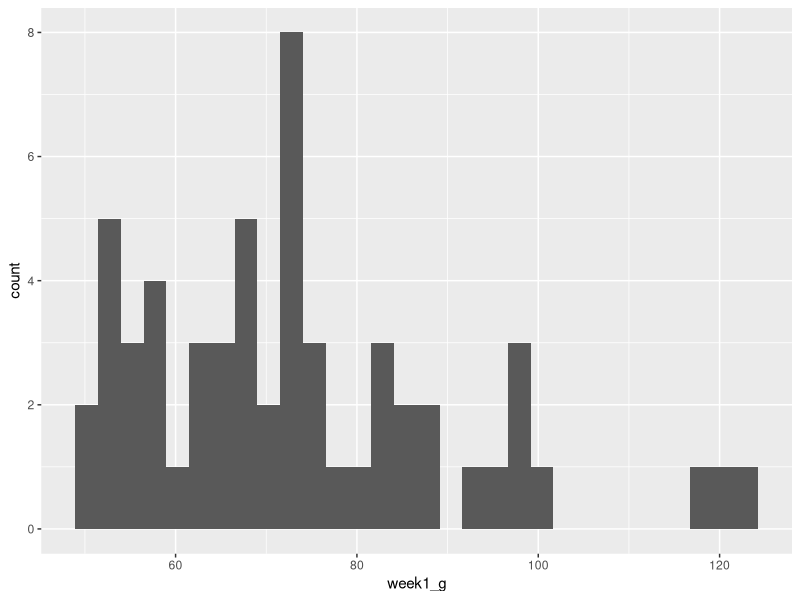
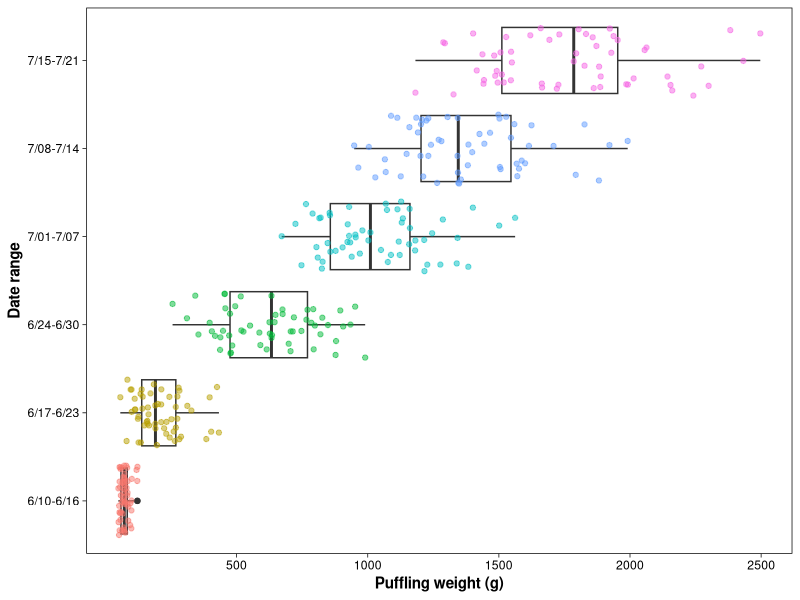
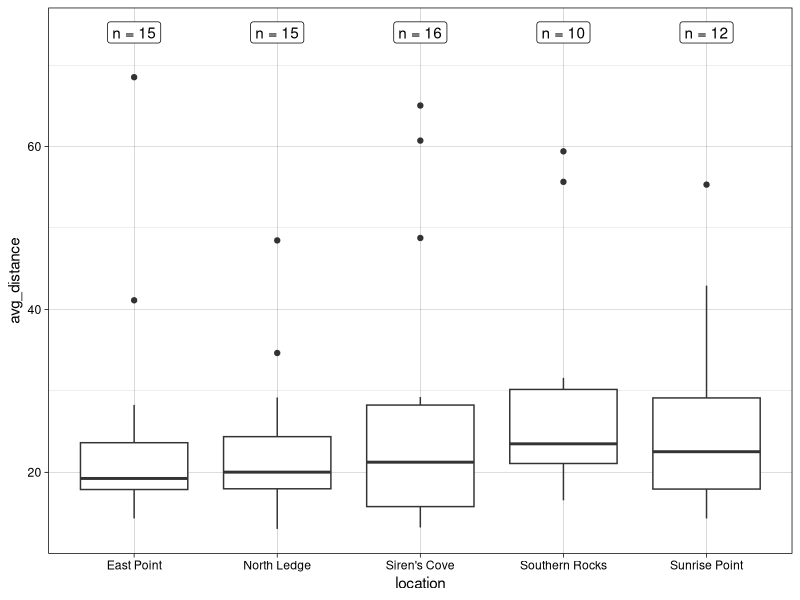
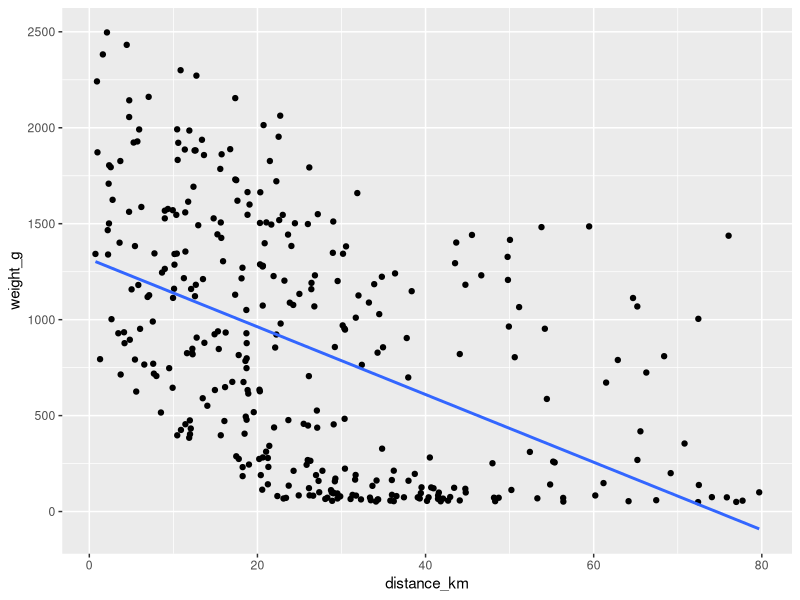
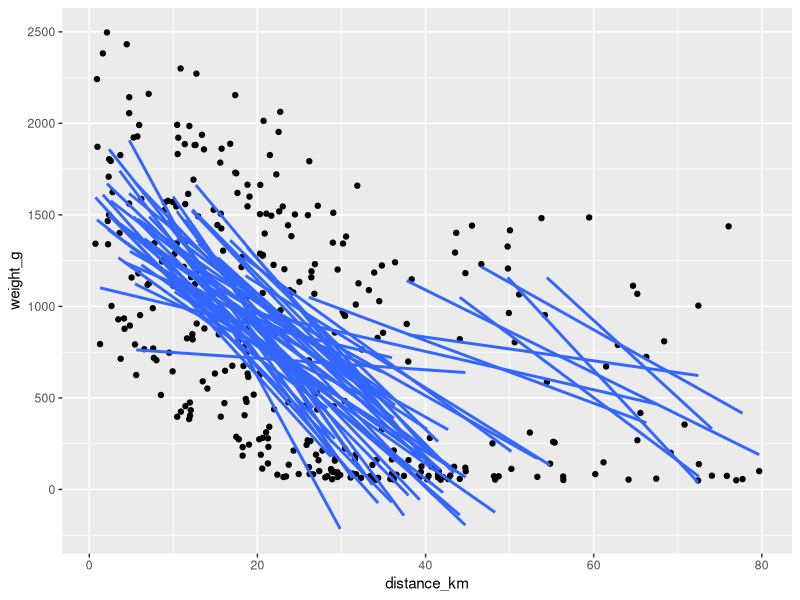
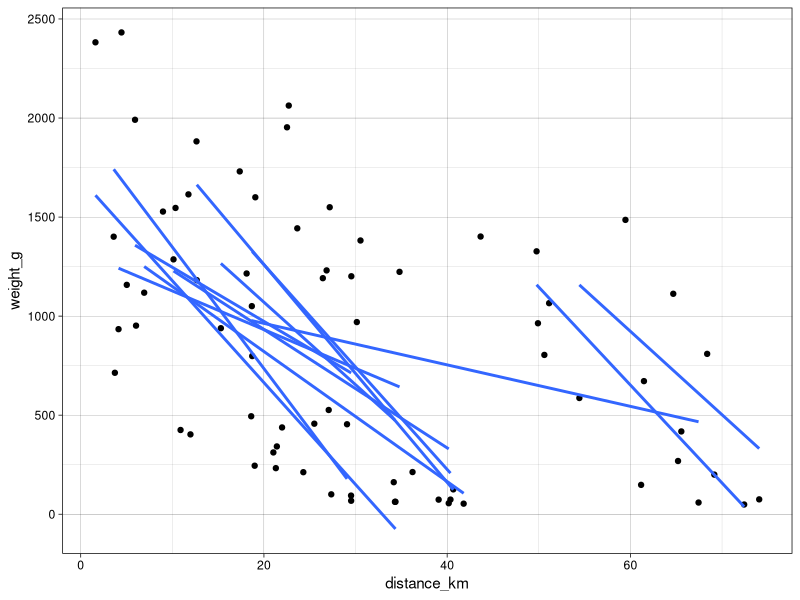
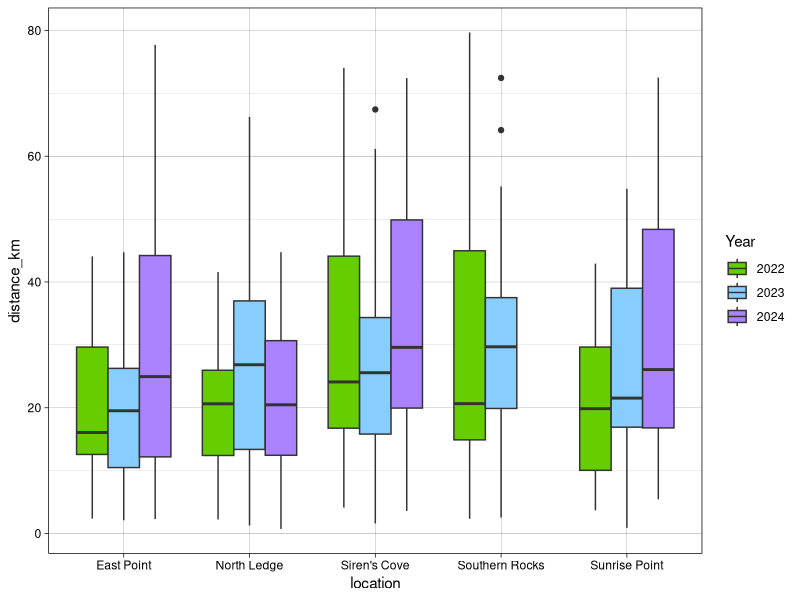
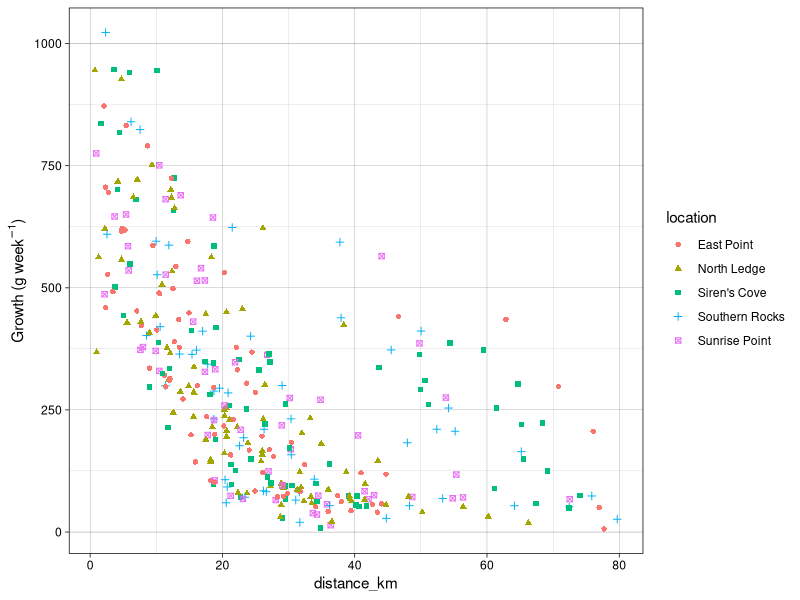

Write R code to recreate these figures, in order. (Note: this script raises an error after producing the figures.)
## ---- chunk 1
# install.packages("tidyverse")

library(tidyverse) # this includes ggplot2, dplyr, tidyr, stringr, and more!
library(glue)
## ---- chunk 2
setwd("~/Desktop/Repos/2024-afo.sco.wos-tidyverse-workshop")

pufflings <- read_csv("data/puffling_weights.csv")
puffins <- read_csv("data/Fratercula_foraging.csv")
dates <- read_csv("data/Fratercula_sampling_dates.csv")
## ---- chunk 3
# a very basic visual
ggplot() +
  geom_histogram(data = pufflings, aes(x = week1_g))

pufflings <- pufflings %>%
  
  # "tidy" data by splitting each data point into its own row
  pivot_longer(cols = starts_with("week"),
               names_to = "week",
               values_to = "weight_g") %>%
  
  # intro to regular expressions: extract just the number out of each "weekX" label
  mutate(week = str_extract(week, "[0-9]"))

weeks <- dates %>%
  
  # "tidy" date data to prepare for further transformation
  pivot_longer(cols = everything(),
               names_to = "week",
               names_prefix = "week",   # this removes the specified prefix from each column name
               values_to = "date") %>%
  
  # output the first and last day in each week bracket
  group_by(week) %>%
  summarise(start = min(date),
            end = max(date)) %>%
  
  # create a new column from the above data
  mutate(label = glue("{start}-{end}")) # this is equivalent to `mutate(label = paste0(start, "-", end))`

# remove the leading zeros from the dates for ease of human-readability
weeks$label <- str_remove_all(weeks$label, "^0|(?<=-)0")

# create a more well-developed plot
ggplot(pufflings, aes(x = week, y = weight_g)) +
  # add a boxplot layer
  geom_boxplot() +
  
  # using the same data, layer points on top of boxplots & set the color variable to `week`
  # (this is more an aesthetic choice rather than particularly meaningful)
  geom_jitter(aes(col = week), alpha = 0.5) +
  
  # change the x-axis labels to those developed above
  scale_x_discrete(labels = weeks$label) +
  
  # change the y-axis scale
  scale_y_continuous(breaks = seq(500, 2500, by = 500)) +
  
  # change the axis labels
  labs(x = "Date range", y = "Puffling weight (g)") +
  
  # rotate the plot
  coord_flip() +
  
  # change the theme
  theme_linedraw() +
  #theme_classic() +
  
  # customize particular aspects of the theme: remove the background grid and the (redundant) legend
  theme(panel.grid = element_blank(),
        axis.title = element_text(face = "bold"),
        legend.position = "none")

ggsave("figures/puffling_growth.png", width = 6, height = 8, units = "in", dpi = 600)
## ---- chunk 4
# average each adult's foraging distances across all six weeks
puffin_avgs <- puffins %>%
  rowwise() %>%
  summarise(nest = nest,
            location = location,
            avg_distance = mean(c_across(starts_with("week"))))

sample_sizes <- puffin_avgs %>%
  group_by(location) %>%
  summarise(number = n())

ggplot(puffin_avgs, aes(x = location, y = avg_distance)) +
  geom_boxplot() +
  # geom_text(data = sample_sizes, aes(label = paste("n =", number),
  #                                    x = location,
  #                                    y = round(max(puffin_avgs$avg_distance, na.rm = TRUE)) + 5)) +
  geom_label(data = sample_sizes, aes(label = paste("n =", number),
                                     x = location,
                                     y = round(max(puffin_avgs$avg_distance, na.rm = TRUE)) + 5)) +
  theme_linedraw()
## ---- chunk 5
# tidy adult puffin data
puffins <- pivot_longer(puffins,
                        cols = starts_with("week"),
                        names_to = "week",
                        values_to = "distance_km") %>%
  
  # extract digits from character strings
  mutate(week = str_extract(week, "[0-9]"))

# merge adult and puffling data frames by common variables
puffins_combined1 <- left_join(puffins, pufflings, join_by(nest == chick, location, week))

puffins_combined2 <- left_join(pufflings, puffins, join_by(chick == nest, location, week))

puffins_combined <- right_join(puffins, pufflings, join_by(nest == chick, location, week))

# visualize newly merged data
ggplot(puffins_combined, aes(x = distance_km, y = weight_g)) +
  geom_point() +
  
  # add a linear regression line
  geom_smooth(method = "lm", se = FALSE)

# plot the same thing but creating separate trend lines for each nest
ggplot(puffins_combined, aes(x = distance_km, y = weight_g, group = nest)) +
  geom_point() +
  geom_smooth(method = "lm", se = FALSE)

puffins_combined %>%
  filter(location == "Siren's Cove") %>%
  ggplot(aes(x = distance_km, y = weight_g, group = nest)) +
  geom_point() +
  geom_smooth(method = "lm", se = FALSE) +
  theme_linedraw()
## ---- chunk 6
puffins_combined <- puffins_combined %>%
  mutate(year = case_when(str_detect(nest, "A[A-Z]") ~ 2023,
                          str_detect(nest, "B[A-Z]") ~ 2024,
                          .default = 2022))

# plot annual variation in foraging distances
puffins_combined %>%
  
  # add in missing combination(s) of location & year for consistent boxplot spacing!
  complete(location, year) %>%
  
  # ^note that this above is piped directly into ggplot
  ggplot(aes(x = location, y = distance_km, fill = as.factor(year))) +
  geom_boxplot(position = position_dodge(preserve = "single")) +
  scale_fill_manual(values = c("chartreuse3", "skyblue1", "mediumpurple1"),
                    name = "Year") +
  theme_linedraw()

# calculate the pufflings' weight change from week to week
puffins_combined <- puffins_combined %>%
  group_by(nest) %>%
  mutate(growth = weight_g - lag(weight_g)) %>%
  
  # fill NAs (first week at each nest) with first-week weight gain
  mutate(growth = replace_na(growth, weight_g[week == 1]))

# plot growth against distance; go over the difference b/w `aes(col = )` and `col = `
ggplot() +
  #geom_point(data = puffins_combined, aes(distance_km, growth), col = "orangered") +
  geom_point(data = puffins_combined, aes(distance_km, growth, col = location,
                                          shape = location)) +
  labs(y = "Growth (g/week)") +
  labs(y = expression("Growth (g week"^-1*")")) +
  theme_linedraw()

# prepare to plot data by time
dates <- dates %>%
  mutate(across(starts_with("week"), ~ as.Date(.x, format = "%m/%d"))) %>%
  pivot_longer(cols = starts_with("week"),
               names_to = "week",
               names_prefix = "week",
               values_to = "date") %>%
  separate_wider_delim(date, delim = "-", names = c("year", "month", "day"),
                       cols_remove = FALSE) %>%
  mutate(year = as.numeric(year))

puffins_combined <- puffins_combined %>%
  left_join(dates)  # without join_by(), all variables in common are used

write_csv(puffins_combined, "data/allPuffinData.csv")

ggplot() +
  geom_line(data = puffins_combined, aes(x = date, y = weight_g, group = nest, col = as.factor(year))) +
  facet_wrap( ~ factor(location,
                       levels = unique(puffins_combined$location))) +
  theme_linedraw()
